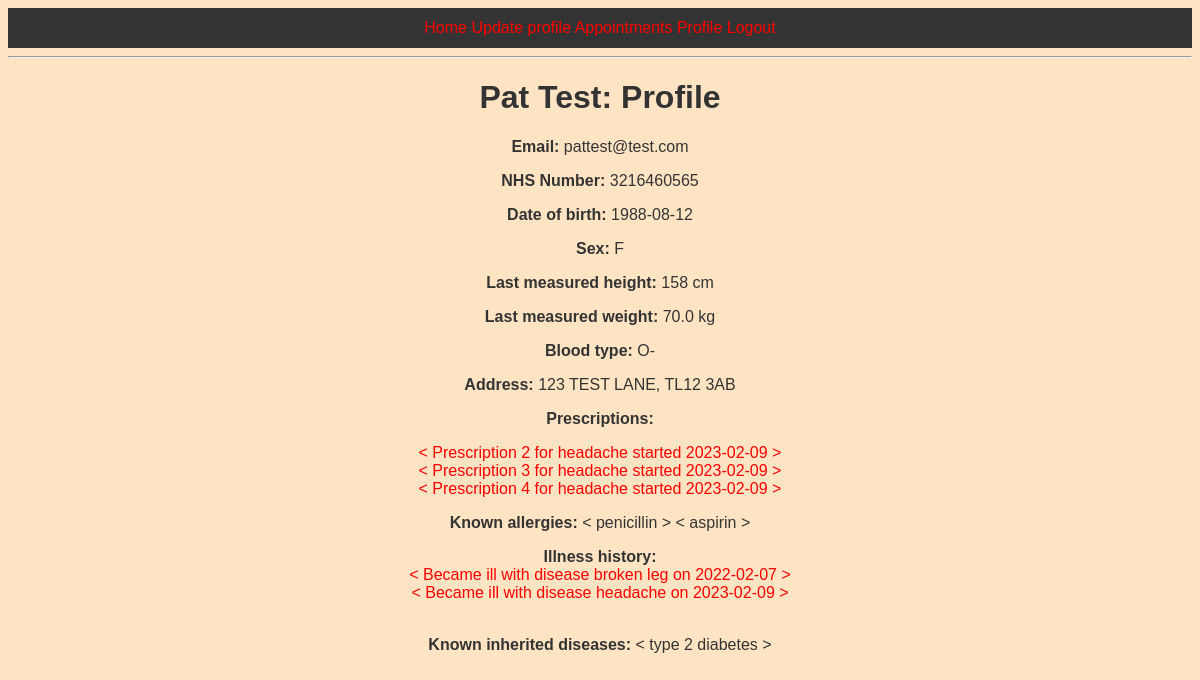
The page /profile/3216460565 (signed in) on the database its author committed.
### app/models.py (models this page shows, shortened)
class Patient(UserMixin,db.Model):
    NHSNumber = db.Column(db.Integer, primary_key=True)
    forename = db.Column(db.String(30), index=True)
    surname = db.Column(db.String(50), index=True)
    email = db.Column(db.String(50), index=True, unique=True)
    dob = db.Column(db.Date, index=True)
    sex = db.Column(db.String(1), index=True)
    height = db.Column(db.Integer, index=True)#randomised
    weight = db.Column(db.Float, index=True)
    bloodType = db.Column(db.String(3), index=True)#randomised
    address_id = db.Column(db.Integer, db.ForeignKey('address.address_id'))
    passwordHash = db.Column(db.String(128), index=True)

class Address(db.Model):
    address_id = db.Column(db.Integer, primary_key=True)
    houseNo = db.Column(db.String(5))
    streetName = db.Column(db.String(36), index=True)
    postcode = db.Column(db.String(7), index=True)

class Prescription(db.Model):
    prescription_id = db.Column(db.Integer, primary_key=True)
    med_id = db.Column(db.Integer, db.ForeignKey('medicine.med_id'))
    NHSNumber = db.Column(db.Integer, db.ForeignKey('patient.NHSNumber'))
    doctor_id = db.Column(db.Integer, db.ForeignKey('doctor.doctor_id'))
    disease_id = db.Column(db.Integer, db.ForeignKey('disease.disease_id'))
    startDate = db.Column(db.Date, index=True)
    dose = db.Column(db.String(2048))
    finalRepeatDate = db.Column(db.Date, index=True)
    def __repr__(self):
        return f"< Prescription {self.prescription_id} for {Disease.query.filter_by(disease_id=self.disease_id).first().diseaseName} started {self.startDate} >"

class Disease(db.Model):
    disease_id = db.Column(db.Integer, primary_key=True)
    diseaseName = db.Column(db.String(128), index=True)
    inheritability = db.Column(db.Boolean, default=False)

class Allergy(db.Model):
    patientAllergy_id = db.Column(db.Integer, primary_key=True)
    NHSNumber = db.Column(db.Integer, db.ForeignKey('patient.NHSNumber'))
    allergen_id = db.Column(db.Integer, db.ForeignKey('allergen.allergen_id'))
    severity = db.Column(db.Integer, default=1)#severity of allergy from extreme to minimal (1-5)
    def __repr__(self):
        return f"< {Allergen.query.filter_by(allergen_id=self.allergen_id).first().allergenName} >"

class Allergen(db.Model):
    allergen_id = db.Column(db.Integer, primary_key=True)
    allergenName = db.Column(db.String(128), unique=True)

class IllnessHistory(db.Model):
    unhealthy_id = db.Column(db.Integer, primary_key=True)
    NHSNumber = db.Column(db.Integer,db.ForeignKey('patient.NHSNumber'))
    disease_id = db.Column(db.Integer, db.ForeignKey('disease.disease_id'))
    diagnosisDate = db.Column(db.Date, index=True)
    endDate = db.Column(db.Date, index=True)
    notes = db.Column(db.String(4096))
    def __repr__(self):
        if self.endDate is None:
            return f'< Became ill with disease {Disease.query.filter_by(disease_id=self.disease_id).first().diseaseName} on {self.diagnosisDate} >'
        else:
            return f'< Became ill with disease {Disease.query.filter_by(disease_id=self.disease_id).first().diseaseName} on {self.diagnosisDate} and healed fully on {self.endDate} >'

class Carrier(db.Model):
    carrier_id = db.Column(db.Integer, primary_key=True)
    NHSNumber = db.Column(db.Integer, db.ForeignKey('patient.NHSNumber'))
    disease_id = db.Column(db.Integer, db.ForeignKey('disease.disease_id'))
    def __repr__(self) -> str:
        return f"< {Disease.query.filter_by(disease_id=self.disease_id).first().diseaseName} >"

### app/routes.py (the view)
@app.route('/profile/<user_id>', methods=['GET','POST'])
def viewProfile(user_id):
    try:
        all_pres=None
        allergies=None
        ill_hist=None
        inherited=None
        Ninum=None
        user=Patient.query.filter_by(NHSNumber=int(user_id)).first()
        if user is None:
            user=Doctor.query.filter_by(doctor_id=int(user_id)).first()
            Ninum=HiddenValues(user.NINumber).hideValues(2,7)
        else:
            all_pres=createQueryQueue(Prescription.query.filter_by(NHSNumber=user.NHSNumber).order_by(Prescription.startDate.asc()))
            allergies=createQueryQueue(Allergy.query.filter_by(NHSNumber=user.NHSNumber))
            ill_hist=createQueryQueue(IllnessHistory.query.filter_by(NHSNumber=user.NHSNumber).order_by(IllnessHistory.diagnosisDate.asc()))
            inherited=createQueryQueue(Carrier.query.filter_by(NHSNumber=user.NHSNumber))
        isP_prof=checkPatient(user)#is the profile patient or doctor?
        isP=checkPatient(current_user)#is the user viewing the profile patient or doctor?
        address = Address.query.filter_by(address_id=(user.address_id)).first()
        return render_template('profile.html',account=user,houseNo=address.houseNo, streetName=address.streetName, postcode=address.postcode,isP=isP,isP_prof=isP_prof,all_pres=all_pres,allergies=allergies,ill_hist=ill_hist,inherited=inherited,number=Ninum,spl=(len(address.postcode))-3)
    except:
        print("profile didn't work")
        flash('profile could not be loaded')
        return redirect(url_for('index'))

### app/createdClass.py (called while the page is built)
    def enQueue(self, value):
        self.val = value
        if None in self.queue:#checks for space in queue
            self.queue.insert((self.end),self.val)
            self.queue.remove(None)
            if self.start == -1:
                self.start = 0
                self.end = 1
            else:
                self.end = (self.end+1) % (self.size)
            print("Value added to queue.")
        else:#queue must be full
            print("Not possible.")

### app/models.py (called while the page is built)
@login.user_loader
def load_user(id):
    if Patient.query.get(int(id)) != None:
        return Patient.query.get(int(id))
    else:
        return Doctor.query.get(int(id))

### app/numberGen.py (called while the page is built)
def checkPatient(user):
    try:
        if user.NHSNumber is not None:
            return True
    except:
        return False

### app/query_count.py (called while the page is built)
def createQueryQueue(query, size=10):
    queue = None
    if query != None:
        if queryCount(query) > size:
            queue = myQueue(size)
        else:
            queue = myQueue(queryCount(query))
        for i in range (queue.size):
            queue.enQueue(query[i])
    return queue

def queryCount(query):
    x=0
    try:
        for item in query:
            x+=1
    except:
        pass
    return x

### app/templates/profile.html (shortened to what this page needs)
{% extends "base.html" %}
{% block content %}
{% if current_user.is_authenticated %}
    <h1>{{ account.forename }} {{ account.surname }}: Profile</h1>
    <p><b>Email:</b> {{account.email}}</p>
    {% if isP_prof==False %}
        <p><b>NI Number:</b> {{ number }} </p>
        <p><b>Access level:</b> {{ current_user.accessLev }}</p>
        <p><b>Gender:</b> {{ current_user.gender }}</p>
    {% else %}
        <p><b>NHS Number:</b> {{ account.NHSNumber }}</p>
        <p><b>Date of birth:</b> {{ account.dob }}</p>
        <p><b>Sex:</b> {{ account.sex }}</p>
        <p><b>Last measured height:</b> {{ account.height }} cm</p>
        <p><b>Last measured weight:</b> {{ account.weight }} kg</p>
        <p><b>Blood type:</b> {{ account.bloodType }}</p>
    {% endif %}
    <p><b>Address:</b> {{ houseNo }} {{ streetName }}, {{ postcode[:spl] }} {{ postcode[spl:]}}</p>
    {% if all_pres.queue %}
    <p><B>Prescriptions:</B></p>
        {% for item in all_pres.queue %}
            <div>
                <a href="{{ url_for('viewPres', id=item.prescription_id )}}">{{item}}</a><br>
            </div>
        {% endfor %}
    {% elif isP_prof==True %}
        <p><b>No current prescriptions.</b></p>
    {% endif %}
    {% if allergies.queue %}
        <div>
            <p><b>Known allergies: </b>{% for item in allergies.queue %} {{item}} {% endfor %}</p>
        </div>
    {% elif isP_prof==True %}
        <p><b>No known allergies.</b></p>
    {% endif %}
    {% if (ill_hist.queue) %}
    <b>Illness history:</b><br>
        {% for item in ill_hist.queue %}
        <div>
            <a href="{{ url_for('viewHist', id=item.unhealthy_id )}}">{{item}}</a><br>
        </div>
        {% endfor %}<br>
    {% elif isP_prof==True %}
        <p><b>No illness history recorded.</b></p>
    {% endif %}
    {% if inherited.queue %}
    <div>
        <p><b>Known inherited diseases: </b>{% for item in inherited.queue %} {{item}} {% endfor %}</p>
    </div>
    {% elif isP_prof==True %}
        <p><b>No known inherited diseases.</b></p>
    {% endif %}<br>
{% else %}
    <h1 style="font-family:'Times New Roman', Times, serif">You must be logged in to view this page!</h1>
{% endif %}
{% endblock %}

### app/static/style.css (style rules this page uses)
a:link { text-decoration: none; color: red; }
body { background-color: bisque; color: #333; font: 16px Arial; text-align: center; }
* { box-sizing: border-box; }

### rows shown on the page
Patient: forename "Pat", surname "Test", email "pattest@test.com", NHSNumber "3216460565", dob "1988-08-12", sex "F", height "158", weight "70.0", bloodType "O-"
Address: houseNo "123", streetName "TEST LANE", postcode "TL12", postcode "3AB"
Prescription: prescription_id+disease+startDate "< Prescription 2 for headache started 2023-02-09 >"
Prescription: prescription_id+disease+startDate "< Prescription 3 for headache started 2023-02-09 >"
Prescription: prescription_id+disease+startDate "< Prescription 4 for headache started 2023-02-09 >"
Allergy: allergen.allergenName "< penicillin >"
Allergy: allergen.allergenName "< aspirin >"
IllnessHistory: endDate+disease+diagnosisDate "< Became ill with disease broken leg on 2022-02-07 >"
IllnessHistory: endDate+disease+diagnosisDate "< Became ill with disease headache on 2023-02-09 >"
Carrier: disease.diseaseName "< type 2 diabetes >"
